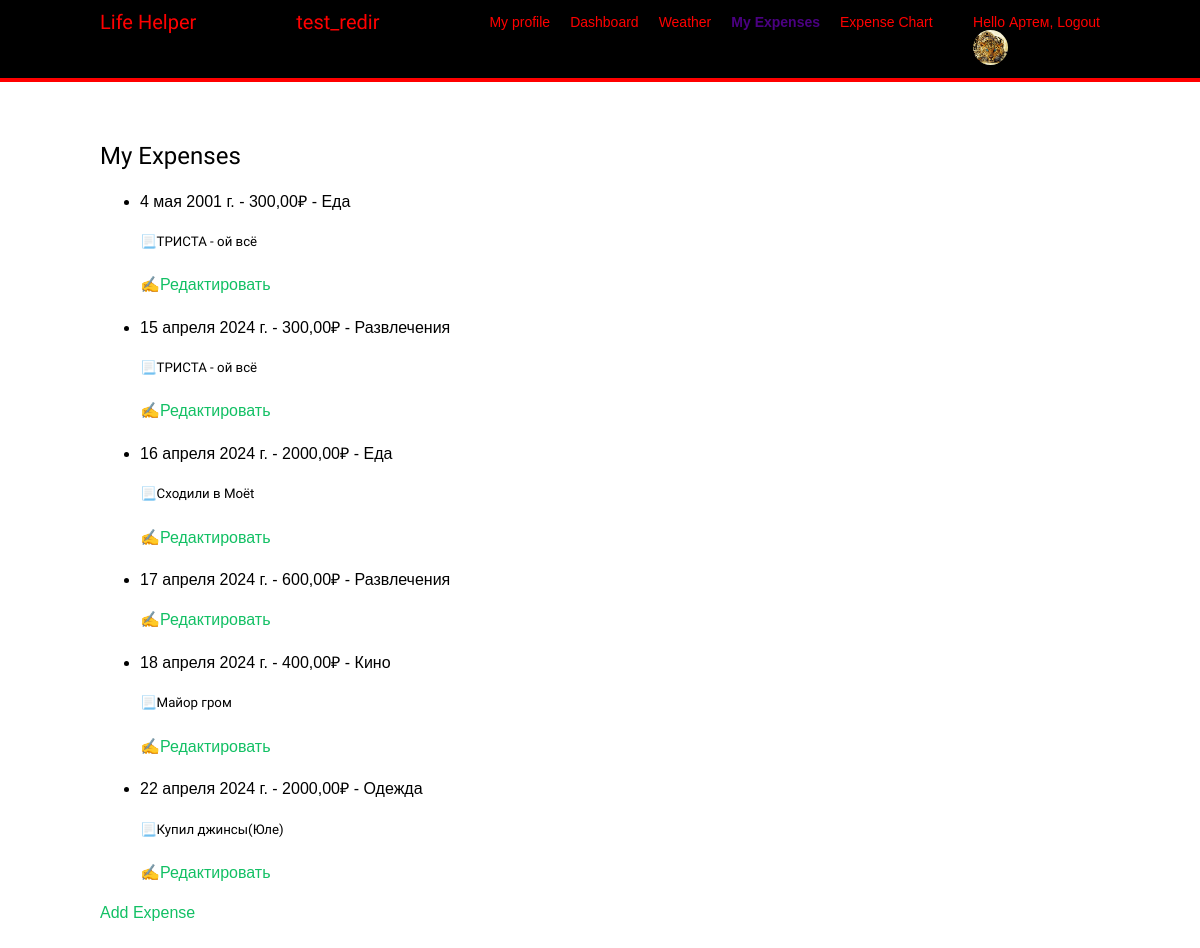
Screenshot of /money_tracker/expenses/ (signed in) with the database file from the repository.
### account/models.py (models this page shows, shortened)
class Profile(models.Model):
    user = models.OneToOneField(User,
                                on_delete=models.CASCADE)
    date_of_birth = models.DateField(blank=True, null=True)
    photo = models.ImageField(upload_to='users/%Y/%m/%d/',
                              blank=True)
    city = models.CharField(max_length=255, blank=True)
    email = models.EmailField(blank=True)

### money_tracker/models.py (models this page shows, shortened)
class Expense(models.Model):
    user = models.ForeignKey(User, on_delete=models.CASCADE)
    amount = models.DecimalField(max_digits=10, decimal_places=2)
    date = models.DateField()
    category = models.ForeignKey(Category, on_delete=models.CASCADE)
    description = models.TextField(blank=True)
    class Meta:
        db_table = 'money_tracker_expense'
    def get_absolute_url(self):
        return reverse('money_tracker:edit_expense',
                       args=[self.id])

class Category(models.Model):
    name = models.CharField(max_length=100)
    class Meta:
        db_table = 'money_tracker_category'
    def __str__(self):
        return self.name

### money_tracker/views.py (the view)
# urls.py: path('expenses/', views.expense_list, name='expense_list'),
@login_required
def expense_list(request):
    expenses = Expense.objects.filter(user=request.user)
    return render(request, 'money_tracker/expense_list.html', {'expenses': expenses, 'section': 'expense_list'})

### money_tracker/templates/money_tracker/expense_list.html
{% extends 'base.html' %}
{% block content %}
<h2>My Expenses</h2>
{% if expenses %}
<ul>
    {% for expense in expenses %}
        <li>{{ expense.date }} - {{ expense.amount }}₽ - {{ expense.category }}</li>
        {% if expense.description %}
            <h5>📃{{expense.description}}</h5>
        {% endif %}
        <p><a href="{{expense.get_absolute_url }}">✍Редактировать</a></p>
    {% endfor %}
</ul>
{% else %}
<h4> Пока нет затрат </h4>
{% endif %}
<a href="{% url 'money_tracker:add_expense' %}">Add Expense</a>
{% endblock %}

### account/templates/base.html (shortened to what this page needs)
{% load static %}
<!DOCTYPE html>
<html>
<head>
    <link href="{% static 'css/base.css' %}" rel="stylesheet">
</head>
<body>
<div id="header">
    <span class="logo"><a href="{% url 'account:dashboard' %}">Life Helper</a></span>
    <span class="logo"><a href="{% url 'account:test_redir' %}">test_redir</a></span>
    {% if request.user.is_authenticated %}
    <ul class="menu">
        <li {% if section == "profile" %}class="selected"{% endif %}>
            <a href="{% url 'account:profile'%}">My profile</a>
        </li>
        <li {% if section == "dashboard" %}class="selected"{% endif %}>
            <a href="{% url 'account:dashboard'%}">Dashboard</a>
        </li>
        <li {% if section == "weather" %}class="selected"{% endif %}>
            {% if request.user.profile.city %}
                <a href="{% url 'weather_api:weather' city_name=request.user.profile.city %}">Weather</a>
            {% else %}
                <a href="{% url 'weather_api:weather' city_name='Moscow' %}">Weather</a>
            {% endif %}
        </li>
        <li {% if section == "expense_list" %}class="selected"{% endif %}>
            <a href="{% url 'money_tracker:expense_list' %}">My Expenses</a>
        </li>
        <li {% if section == "expense_chart" %}class="selected"{% endif %}>
            <a href="{% url 'money_tracker:expense_chart' %}">Expense Chart</a>
        </li>
    </ul>
    {% endif %}
    <span class="user">
    {% if request.user.is_authenticated %}
        Hello {{ request.user.first_name|default:request.user.username }},
        <a href="{% url 'account:logout' %}">Logout</a>
        <div class="avatar-wrapper">
            <img src="{% if request.user.profile.photo %}{{ request.user.profile.photo.url }}{% else %}{% static 'img/default_profile.jpg' %}{% endif %}"
                 class="avatar-header" alt="Profile Photo" id="profile-avatar-menu-btn">
        </div>
    {% else %}
        <a href="{% url 'account:login' %}">Log-in</a>
    {% endif %}
</span>
</div>
<div id="content">
    {% block content %}
    {% endblock %}
</div>
</body>
</html>

### account/static/css/base.css (style rules this page uses)
body { margin:0; padding:0; font-family:helvetica, sans-serif; background: white; color: black; }
p { line-height: 1.8; }
a { color:#12c064; text-decoration:none; }
h1, h2, h3, h4, h5 , h6 { font-family: 'Muli', sans-serif; font-weight:normal; }
h2 { margin:30px 0 20px; }
#header { padding:10px 100px; font-size:14px; background:#000000; color:#ff0000; border-bottom:4px solid #ff0000; overflow:auto; }
#header .logo { font-family: 'Muli', sans-serif; float:left; color:#ff0000; font-size:20px; margin-right:10%; }
#header ul.menu { list-style:none; float:left; margin:0; padding:0; }
#header ul.menu li { float:left; padding:4px 10px; }
#header ul.menu li.selected a, #header ul.menu li.selected a:hover { color:#4B0082; font-weight:bold; }
#header a { color:#ff0000; }
.menu li.selected a, #header ul.menu li.selected a:hover { color:#4B0082; font-weight:bold; }
.menu li a { color:#ff0000; }
.menu { color:#ff0000; }
.menu li.selected a, .menu li.selected a:hover { color:#4B0082; font-weight:bold; }
#header .user { float:right; padding-top:4px; }
#content { padding:30px 100px; }
.avatar-header { border-radius: 50%; width: 2.5em; height: 2.5em; object-fit: cover; }

### rows the page displays
Expense: date "4 мая 2001 г.", amount "300,00", category "Еда", description "ТРИСТА - ой всё"
Expense: date "15 апреля 2024 г.", amount "300,00", category "Развлечения", description "ТРИСТА - ой всё"
Expense: date "16 апреля 2024 г.", amount "2000,00", category "Еда", description "Сходили в Moёt"
Expense: date "17 апреля 2024 г.", amount "600,00", category "Развлечения"
Expense: date "18 апреля 2024 г.", amount "400,00", category "Кино", description "Майор гром"
Expense: date "22 апреля 2024 г.", amount "2000,00", category "Одежда", description "Купил джинсы(Юле)"

### other values shown
{{ request.user.first_name|default:request.user.username }} "Артем"
